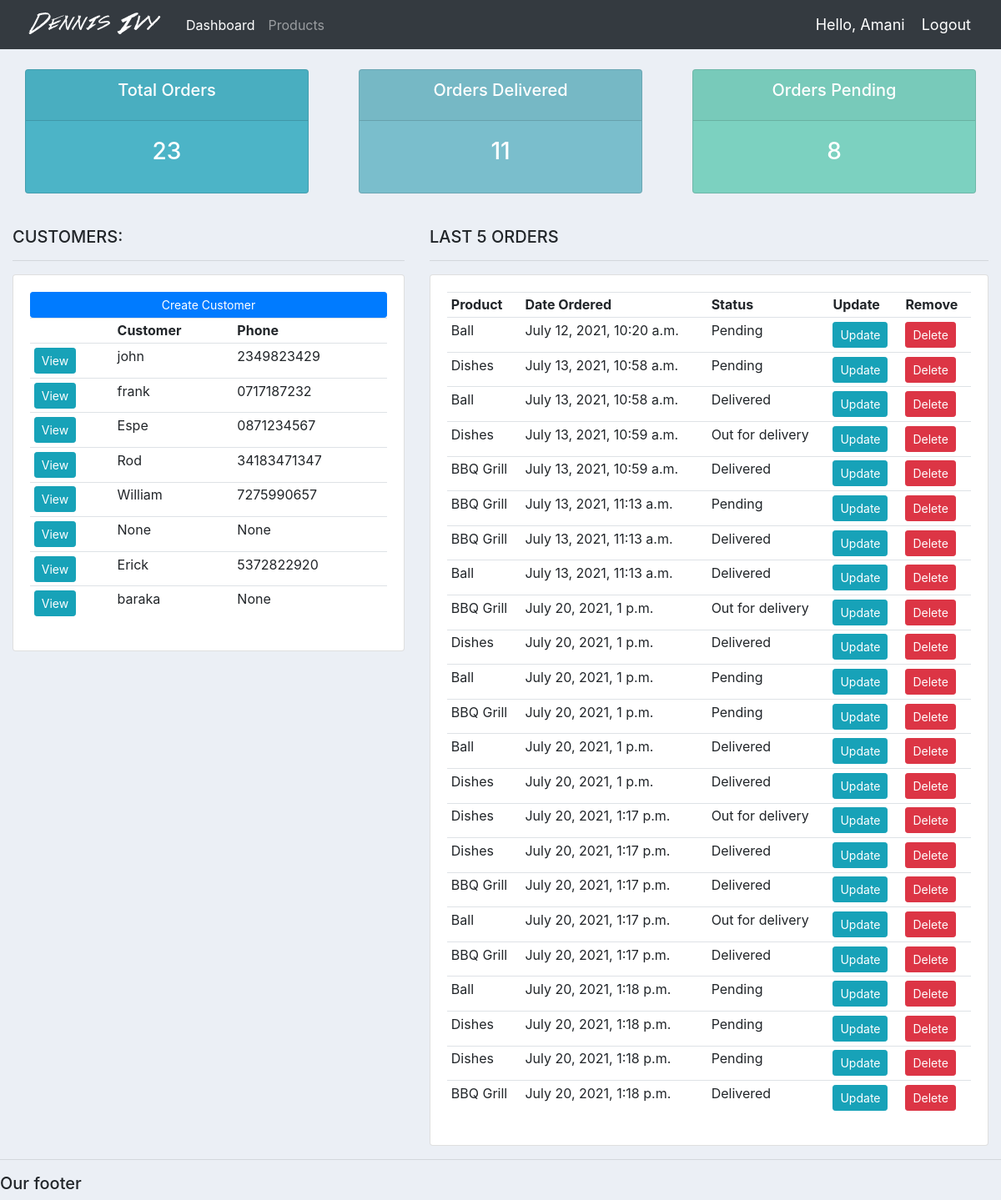
The app's page / (signed in) with its own data.
### accounts/models.py (models this page shows, shortened)
class Customer(models.Model):
    user = models.OneToOneField(User, null=True, blank=True, on_delete=models.CASCADE)
    name = models.CharField(max_length=200, null=True)
    phone = models.CharField(max_length=200, null=True)
    email = models.EmailField(max_length=200, null=True)
    profile_pic = models.ImageField(default='profile1.png', null=True, blank=True)
    date_created = models.DateTimeField(auto_now_add=True, null=True)

class Order(models.Model):
    STATUS = (
        ('Pending', 'Pending'),
        ('Out for delivery', 'Out for delivery'),
        ('Delivered', 'Delivered'),
    )
    customer = models.ForeignKey(Customer, null=True, on_delete=models.SET_NULL)
    product = models.ForeignKey(Product, null=True, on_delete=models.SET_NULL)
    date_created = models.DateTimeField(auto_now_add=True, null=True)
    status = models.CharField(max_length=200, null=True, choices=STATUS)
    note = models.CharField(max_length=1000, null=True)

class Product(models.Model):
    CATEGORY = (
        ('Indoor', 'Indoor'),
        ('Out Door', 'Out Door'),
    )
    name = models.CharField(max_length=200, null=True)
    price = models.FloatField(null=True)
    category = models.CharField(max_length=200, null=True, choices=CATEGORY)
    description = models.CharField(max_length=200, null=True, blank=True)
    date_created = models.DateTimeField(auto_now_add=True, null=True)
    tags = models.ManyToManyField(Tag)
    def __str__(self):
        return self.name

### accounts/decorators.py (the view)
    def wrapper_function(request, *args, **kwargs):
        group = None
        if request.user.groups.exists():
            group = request.user.groups.all()[0].name
        if group == 'customer':
            return redirect('user-page')
        if group == 'admin':
            return view_func(request, *args, **kwargs)

### accounts/views.py (called while the page is built)
@login_required(login_url='login')
@admin_only
def home(request):
    orders = Order.objects.all()
    customers = Customer.objects.all()
    total_customers = customers.count()
    total_orders = orders.count()
    delivered = orders.filter(status='Delivered').count()
    pending = orders.filter(status='Pending').count()
    context = {
        'orders': orders,
        'customers': customers,
        'total_orders': total_orders,
        'delivered': delivered,
        'pending': pending
    }
    return render(request, 'accounts/dashboard.html', context)

### accounts/templates/accounts/dashboard.html
{%  extends 'accounts/main.html' %}
{% block content %}
{%  include 'accounts/status.html' %}
<br>
<div class="row">
	<div class="col-md-5">
		<h5>CUSTOMERS:</h5>
		<hr>
		<div class="card card-body">
			<a class="btn btn-primary  btn-sm btn-block" href="">Create Customer</a>
			<table class="table table-sm">
				<tr>
					<th></th>
					<th>Customer</th>
					<th>Phone</th>
				</tr>
				{% for customer in customers %}
					<tr>
						<td><a class="btn btn-sm btn-info" href="{% url 'customer' customer.id %}">View</a></td>
						<td>{{customer.name}}</td>
						<td>{{customer.phone}}</td>
					</tr>
				{% endfor %}
			</table>
		</div>
	</div>
	<div class="col-md-7">
		<h5>LAST 5 ORDERS</h5>
		<hr>
		<div class="card card-body">
			<table class="table table-sm">
				<tr>
					<th>Product</th>
					<th>Date Ordered</th>
					<th>Status</th>
					<th>Update</th>
					<th>Remove</th>
				</tr>
				{% for order in orders %}
					<tr>
						<td>{{order.product}}</td>
						<td>{{order.date_created}}</td>
						<td>{{order.status}}</td>
						<td><a class="btn btn-sm btn-info" href="{% url 'update_order' order.id %}">Update</a></td>
						<td><a class="btn btn-sm btn-danger" href="{% url 'delete_order' order.id %}">Delete</a></td>
					</tr>
				{% endfor %}
			</table>
		</div>
	</div>
</div>
{% endblock %}

### accounts/templates/accounts/main.html (shortened to what this page needs)
{% load static %}
<html>
<head>
	<link rel="stylesheet" href="https://stackpath.bootstrapcdn.com/bootstrap/4.3.1/css/bootstrap.min.css">
	<link rel="stylesheet" type="text/css" href="{% static '/css/main.css' %}">
</head>
<body>
	{%  include 'accounts/navbar.html' %}
	<div class="container-fluid">
	{% block content %}
	{% endblock %}
    </div>
	<hr>
	<h5>Our footer</h5>
</body>
</html>

### accounts/templates/accounts/navbar.html (shortened to what this page needs)
{% load static %}
<nav class="navbar navbar-expand-lg navbar-dark bg-dark">
 <img src="{% static 'images/logo.png' %}">
  <div class="collapse navbar-collapse" id="navbarNav">
    <ul class="navbar-nav">
      {% if request.user.is_staff %}
      <li class="nav-item active">
        <a class="nav-link" href="{% url 'home' %}">Dashboard</a>
      </li>
      <li class="nav-item">
        <a class="nav-link" href="{% url 'products' %}">Products</a>
      </li>
        {% else %}
        <li class="nav-item">
        <a class="nav-link" href="{% url 'account' %}">Settings</a>
        </li>
        {% endif %}
    </ul>
  </div>
  <span class="hello-msg">Hello, {{request.user}}</span>
  <span ><a  class="hello-msg" href="{% url 'logout' %}">Logout</a></span>
</nav>

### accounts/templates/accounts/status.html
<br>
<div class="row">
	<div class="col">
		<div class="col-md">
			<div class="card text-center text-white  mb-3" id="total-orders">
			  	<div class="card-header">
			  		<h5 class="card-title">Total Orders</h5>
			  	</div>
			  	<div class="card-body">
			    	<h3 class="card-title">{{total_orders}}</h3>
			  	</div>
			</div>
		</div>
	</div>
	<div class="col">
		<div class="col-md">
			<div class="card text-center text-white  mb-3" id="orders-delivered">
			  	<div class="card-header">
			  		<h5 class="card-title">Orders Delivered</h5>
			  	</div>
			  	<div class="card-body">
			    	<h3 class="card-title">{{delivered}}</h3>
			  	</div>
			</div>
		</div>
	</div>
	<div class="col">
		<div class="col-md">
			<div class="card text-center text-white  mb-3" id="orders-pending">
			  	<div class="card-header">
			  		<h5 class="card-title">Orders Pending</h5>
			  	</div>
			  	<div class="card-body">
			    	<h3 class="card-title">{{pending}}</h3>
			  	</div>
			</div>
		</div>
	</div>
</div>

### accounts/static/css/main.css (style rules this page uses)
body { background-color: #ebeff5; }
#total-orders { background-color: #4cb4c7; }
#orders-delivered { background-color: #7abecc; }
#orders-pending { background-color: #7CD1C0; }

### accounts/templates/accounts/navbar.html (style rules this page uses)
.hello-msg { font-size: 18px; color: #fff; margin-right: 20px; }

### records on screen
Customer: name "john", phone "2349823429"
Customer: name "frank", phone "0717187232"
Customer: name "Espe", phone "0871234567"
Customer: name "Rod", phone "34183471347"
Customer: name "William", phone "7275990657"
Customer: name "None", phone "None"
Customer: name "Erick", phone "5372822920"
Customer: name "baraka", phone "None"
Order: product "Ball", date_created "July 12, 2021, 10:20 a.m.", status "Pending"
Order: product "Dishes", date_created "July 13, 2021, 10:58 a.m.", status "Pending"
Order: product "Ball", date_created "July 13, 2021, 10:58 a.m.", status "Delivered"
Order: product "Dishes", date_created "July 13, 2021, 10:59 a.m.", status "Out for delivery"
Order: product "BBQ Grill", date_created "July 13, 2021, 10:59 a.m.", status "Delivered"
Order: product "BBQ Grill", date_created "July 13, 2021, 11:13 a.m.", status "Pending"
Order: product "BBQ Grill", date_created "July 13, 2021, 11:13 a.m.", status "Delivered"
Order: product "Ball", date_created "July 13, 2021, 11:13 a.m.", status "Delivered"
Order: product "BBQ Grill", date_created "July 20, 2021, 1 p.m.", status "Out for delivery"
Order: product "Dishes", date_created "July 20, 2021, 1 p.m.", status "Delivered"
Order: product "Ball", date_created "July 20, 2021, 1 p.m.", status "Pending"
Order: product "BBQ Grill", date_created "July 20, 2021, 1 p.m.", status "Pending"
Order: product "Ball", date_created "July 20, 2021, 1 p.m.", status "Delivered"
Order: product "Dishes", date_created "July 20, 2021, 1 p.m.", status "Delivered"
Order: product "Dishes", date_created "July 20, 2021, 1:17 p.m.", status "Out for delivery"
Order: product "Dishes", date_created "July 20, 2021, 1:17 p.m.", status "Delivered"
Order: product "BBQ Grill", date_created "July 20, 2021, 1:17 p.m.", status "Delivered"
Order: product "Ball", date_created "July 20, 2021, 1:17 p.m.", status "Out for delivery"
Order: product "BBQ Grill", date_created "July 20, 2021, 1:17 p.m.", status "Delivered"
Order: product "Ball", date_created "July 20, 2021, 1:18 p.m.", status "Pending"
Order: product "Dishes", date_created "July 20, 2021, 1:18 p.m.", status "Pending"
Order: product "Dishes", date_created "July 20, 2021, 1:18 p.m.", status "Pending"
Order: product "BBQ Grill", date_created "July 20, 2021, 1:18 p.m.", status "Delivered"

### other values on screen
{{ request.user }} "Amani"
{{ total_orders }} "23"
{{ delivered }} "11"
{{ pending }} "8"
